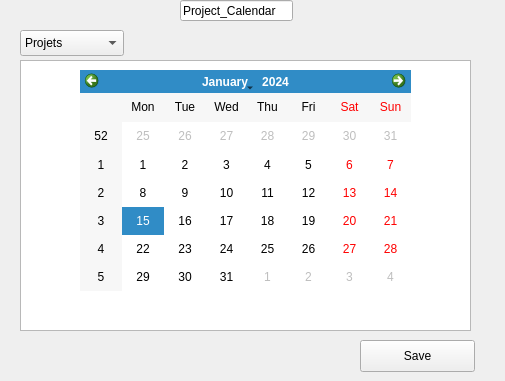
<?xml version="1.0" encoding="UTF-8"?>
<ui version="4.0">
 <class>MainWindow</class>
 <widget class="QMainWindow" name="MainWindow">
  <property name="geometry">
   <rect>
    <x>0</x>
    <y>0</y>
    <width>505</width>
    <height>381</height>
   </rect>
  </property>
  <property name="windowTitle">
   <string>MainWindow</string>
  </property>
  <widget class="QWidget" name="centralWidget">
   <widget class="QPushButton" name="pushButton">
    <property name="geometry">
     <rect>
      <x>360</x>
      <y>340</y>
      <width>115</width>
      <height>32</height>
     </rect>
    </property>
    <property name="text">
     <string>Save</string>
    </property>
   </widget>
   <widget class="QLineEdit" name="lineEdit">
    <property name="geometry">
     <rect>
      <x>180</x>
      <y>0</y>
      <width>113</width>
      <height>21</height>
     </rect>
    </property>
    <property name="text">
     <string>Project_Calendar</string>
    </property>
   </widget>
   <widget class="QTableWidget" name="tableWidget">
    <property name="geometry">
     <rect>
      <x>20</x>
      <y>60</y>
      <width>451</width>
      <height>271</height>
     </rect>
    </property>
   </widget>
   <widget class="QCalendarWidget" name="calendarWidget">
    <property name="geometry">
     <rect>
      <x>80</x>
      <y>70</y>
      <width>331</width>
      <height>221</height>
     </rect>
    </property>
   </widget>
   <widget class="QComboBox" name="comboBox">
    <property name="geometry">
     <rect>
      <x>20</x>
      <y>30</y>
      <width>104</width>
      <height>26</height>
     </rect>
    </property>
    <item>
     <property name="text">
      <string>Projets</string>
     </property>
    </item>
    <item>
     <property name="text">
      <string>Ajout Tache</string>
     </property>
    </item>
   </widget>
  </widget>
 </widget>
 <layoutdefault spacing="6" margin="11"/>
 <resources/>
 <connections/>
</ui>
